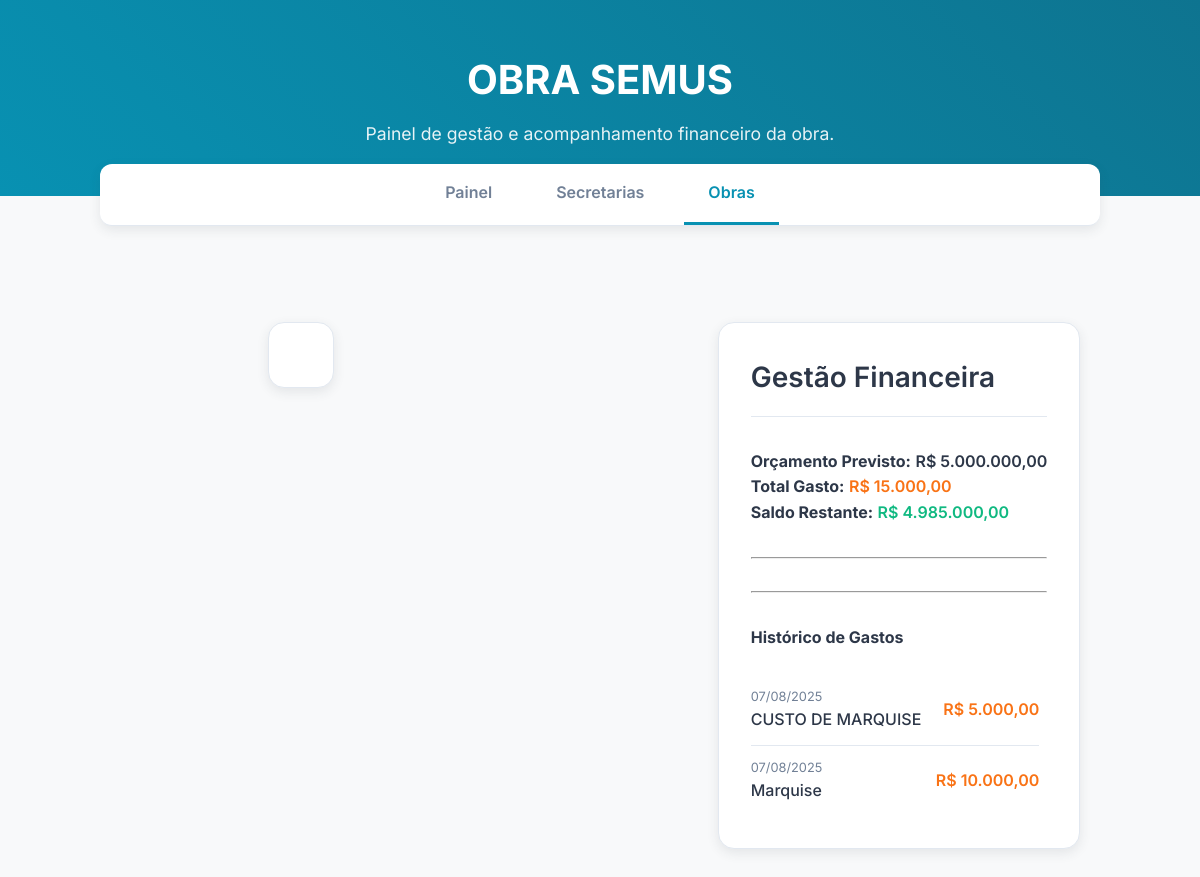
/obra/3, run on the app's committed database.
### models.py (models this page shows)
class Obra(db.Model):
    id = db.Column(db.Integer, primary_key=True)
    nome = db.Column(db.String(200), nullable=False)
    objeto = db.Column(db.Text, nullable=True)
    municipio = db.Column(db.String(100), nullable=True)
    n_contrato = db.Column(db.String(50), nullable=True)
    contrato_fonte = db.Column(db.String(100), nullable=True)
    ordem_servico = db.Column(db.String(50), nullable=True)
    periodo = db.Column(db.String(50), nullable=True)
    endereco = db.Column(db.String(200), nullable=True)
    orcamento_previsto = db.Column(db.Float, nullable=False, default=0.0)
    secretaria_id = db.Column(db.Integer, db.ForeignKey('secretaria.id'), nullable=False)
    andamento = db.relationship('Andamento', backref='obra', uselist=False, cascade="all, delete-orphan")
    gastos = db.relationship('Gasto', backref='obra', order_by=Gasto.data.desc(), cascade="all, delete-orphan")
    @property
    def total_gasto(self):
        return sum(gasto.valor for gasto in self.gastos)

class Gasto(db.Model):
    id = db.Column(db.Integer, primary_key=True)
    descricao = db.Column(db.String(200), nullable=False)
    valor = db.Column(db.Float, nullable=False)
    data = db.Column(db.Date, nullable=False, default=datetime.utcnow)
    obra_id = db.Column(db.Integer, db.ForeignKey('obra.id'), nullable=False)

### app.py (the view)
@app.route('/obra/<int:obra_id>')
def detalhes_obra(obra_id):
    obra = Obra.query.get_or_404(obra_id)
    form_gasto = GastoForm()
    gastos_ordenados = obra.gastos
    saldo_secretaria = obra.secretaria.orcamento_restante
    return render_template(
        'detalhes_obra.html',
        obra=obra,
        form_gasto=form_gasto,
        gastos=gastos_ordenados,
        saldo_secretaria=saldo_secretaria, # Passa o saldo para o template
        active_page='obras'
    )

### app.py (called while the page is built)
def format_currency(value):
    if value is None:
        return "R$ 0,00"
    return f"R$ {value:,.2f}".replace(",", "X").replace(".", ",").replace("X", ".")

### models.py (called while the page is built)
    @property
    def orcamento_gasto(self):
        return sum(obra.total_gasto for obra in self.obras)

    @property
    def orcamento_restante(self):
        return self.orcamento_declarado - self.orcamento_gasto

### templates/detalhes_obra.html (shortened to what this page needs)
{% extends "base.html" %}
{% block header_title %}{{ obra.nome }}{% endblock %}
{% block header_subtitle %}Painel de gestão e acompanhamento financeiro da obra.{% endblock %}
{% block content %}
<div class="details-grid">
    <div class="content-container">
        </div>
    <div class="content-container">
        <div class="content-header">
            <h1>Gestão Financeira</h1>
        </div>
        <div class="finance-summary">
            <p><strong>Orçamento Previsto:</strong> <span>{{ obra.orcamento_previsto | currency }}</span></p>
            <p><strong>Total Gasto:</strong> <span class="text-gasto">{{ obra.total_gasto | currency }}</span></p>
            <p><strong>Saldo Restante:</strong> <span class="text-disponivel">{{ (obra.orcamento_previsto - obra.total_gasto) | currency }}</span></p>
        </div>
        <hr style="margin: 2rem 0;">
        <hr style="margin: 2rem 0;">
        <h4>Histórico de Gastos</h4>
        <div class="gastos-list">
            {% for gasto in gastos %}
            <div class="gasto-item">
                <div class="gasto-info">
                    <span class="gasto-data">{{ gasto.data.strftime('%d/%m/%Y') }}</span>
                    <span class="gasto-desc">{{ gasto.descricao }}</span>
                </div>
                <span class="gasto-valor">{{ gasto.valor | currency }}</span>
            </div>
            {% else %}
            <p>Nenhum gasto registado para esta obra.</p>
            {% endfor %}
        </div>
    </div>
</div>
{% endblock %}

### static/css/style.css (style rules this page uses)
:root { --bg-color: #F8F9FA; --card-bg-color: #FFFFFF; --text-primary: #2D3748; --text-secondary: #718096; --accent-color: #0891B2; --accent-hover: #0E7490; --border-color: #E2E8F0; --shadow-color: rgba(45, 55, 72, 0.1); --gasto-color: #F97316; --disponivel-color: #10B981; }
* { box-sizing: border-box; margin: 0; padding: 0; }
body { font-family: 'Inter', sans-serif; background-color: var(--bg-color); color: var(--text-primary); line-height: 1.6; }
.text-gasto { color: var(--gasto-color); }
.text-disponivel { color: var(--disponivel-color); }
.content-container { max-width: 1000px; margin: 2rem auto; background-color: var(--card-bg-color); border: 1px solid var(--border-color); border-radius: 16px; padding: 2rem; box-shadow: 0 4px 12px var(--shadow-color); }
.content-header { display: flex; justify-content: space-between; align-items: center; margin-bottom: 2rem; padding-bottom: 1rem; border-bottom: 1px solid var(--border-color); }
.content-header h1 { font-size: 1.75rem; font-weight: 600; }
.details-grid { display: grid; grid-template-columns: repeat(auto-fit, minmax(350px, 1fr)); gap: 1.75rem; align-items: flex-start; }
.finance-summary p span { font-weight: 600; }
.gastos-list { margin-top: 1.5rem; max-height: 400px; overflow-y: auto; padding-right: 0.5rem; }
.gasto-item { display: flex; justify-content: space-between; padding: 0.75rem 0; border-bottom: 1px solid var(--border-color); }
.gasto-item:last-child { border-bottom: none; }
.gasto-info { display: flex; flex-direction: column; }
.gasto-data { font-size: 0.8rem; color: var(--text-secondary); }
.gasto-desc { font-weight: 500; }
.gasto-valor { font-weight: 600; color: var(--gasto-color); align-self: center; }
.gasto-item { align-items: center; }

### data on the page
Obra: nome "OBRA SEMUS", orcamento_previsto "R$ 5.000.000,00", (obra.orcamento_previsto-obra.total_gasto)|currency "R$ 4.985.000,00"
Gasto: total_gasto "R$ 15.000,00", data "07/08/2025", descricao "CUSTO DE MARQUISE", valor "R$ 5.000,00"
Gasto: data "07/08/2025", descricao "Marquise", valor "R$ 10.000,00"
